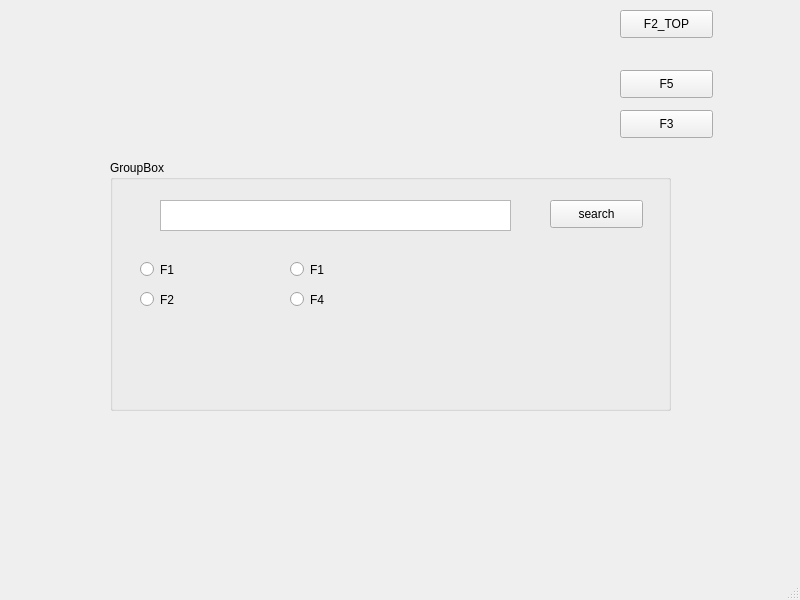
<?xml version="1.0" encoding="UTF-8"?>
<ui version="4.0">
 <class>MainWindow</class>
 <widget class="QMainWindow" name="MainWindow">
  <property name="geometry">
   <rect>
    <x>0</x>
    <y>0</y>
    <width>800</width>
    <height>600</height>
   </rect>
  </property>
  <property name="windowTitle">
   <string>MainWindow</string>
  </property>
  <widget class="QWidget" name="centralwidget">
   <widget class="QWidget" name="widget" native="true">
    <property name="geometry">
     <rect>
      <x>300</x>
      <y>280</y>
      <width>120</width>
      <height>80</height>
     </rect>
    </property>
   </widget>
   <widget class="QGroupBox" name="groupBox">
    <property name="geometry">
     <rect>
      <x>110</x>
      <y>160</y>
      <width>561</width>
      <height>251</height>
     </rect>
    </property>
    <property name="title">
     <string>GroupBox</string>
    </property>
    <widget class="QTextEdit" name="tet_inputParameter">
     <property name="geometry">
      <rect>
       <x>50</x>
       <y>40</y>
       <width>351</width>
       <height>31</height>
      </rect>
     </property>
    </widget>
    <widget class="QRadioButton" name="rbn_F1_Info">
     <property name="geometry">
      <rect>
       <x>30</x>
       <y>100</y>
       <width>115</width>
       <height>19</height>
      </rect>
     </property>
     <property name="text">
      <string>F1</string>
     </property>
    </widget>
    <widget class="QRadioButton" name="rbn_F1_Author">
     <property name="geometry">
      <rect>
       <x>180</x>
       <y>100</y>
       <width>115</width>
       <height>19</height>
      </rect>
     </property>
     <property name="text">
      <string>F1</string>
     </property>
    </widget>
    <widget class="QRadioButton" name="rbn_F2_Collaborator">
     <property name="geometry">
      <rect>
       <x>30</x>
       <y>130</y>
       <width>115</width>
       <height>19</height>
      </rect>
     </property>
     <property name="text">
      <string>F2</string>
     </property>
    </widget>
    <widget class="QRadioButton" name="rbn_F4">
     <property name="geometry">
      <rect>
       <x>180</x>
       <y>130</y>
       <width>115</width>
       <height>19</height>
      </rect>
     </property>
     <property name="text">
      <string>F4</string>
     </property>
    </widget>
    <widget class="QPushButton" name="btn_search">
     <property name="geometry">
      <rect>
       <x>440</x>
       <y>40</y>
       <width>93</width>
       <height>28</height>
      </rect>
     </property>
     <property name="text">
      <string>search</string>
     </property>
    </widget>
   </widget>
   <widget class="QPushButton" name="F5">
    <property name="geometry">
     <rect>
      <x>620</x>
      <y>70</y>
      <width>93</width>
      <height>28</height>
     </rect>
    </property>
    <property name="text">
     <string>F5</string>
    </property>
   </widget>
   <widget class="QPushButton" name="F2_TopAuthor">
    <property name="geometry">
     <rect>
      <x>620</x>
      <y>10</y>
      <width>93</width>
      <height>28</height>
     </rect>
    </property>
    <property name="text">
     <string>F2_TOP</string>
    </property>
   </widget>
   <widget class="QPushButton" name="btn_F3">
    <property name="geometry">
     <rect>
      <x>620</x>
      <y>110</y>
      <width>93</width>
      <height>28</height>
     </rect>
    </property>
    <property name="text">
     <string>F3</string>
    </property>
   </widget>
  </widget>
  <widget class="QMenuBar" name="menubar">
   <property name="geometry">
    <rect>
     <x>0</x>
     <y>0</y>
     <width>800</width>
     <height>26</height>
    </rect>
   </property>
  </widget>
  <widget class="QStatusBar" name="statusbar"/>
 </widget>
 <resources/>
 <connections/>
 <slots>
  <slot>on_btn_loadfile_clicked()</slot>
 </slots>
</ui>
